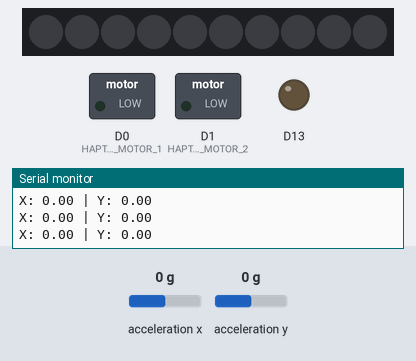
A sketch run on a simulated Adafruit Circuit Playground Express. On the bench: 10 RGB LEDs in strip order, left to right, switched loads named in the sketch (green lamp = pin HIGH), output pins drawn as LEDs (lit = HIGH), the last lines printed to the serial monitor. The test bench sets the inputs (shaded band); at power-on: acceleration x 0 g, acceleration y 0 g. Dim RGB values are drawn brighter than linear.

Above: at 1.2 s.
1.3 s: acceleration x set to -1.4 g
At 2.3 s:
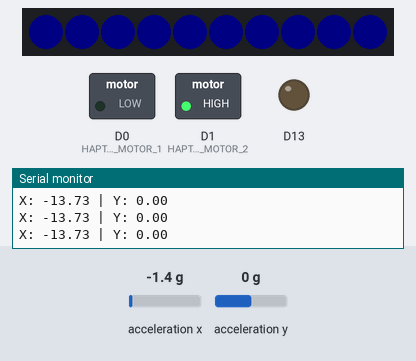
2.8 s: acceleration x set to -0.8 g
At 3.9 s:
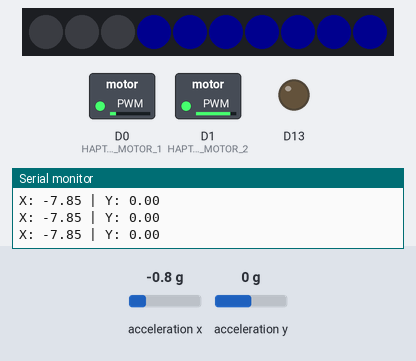
4.3 s: acceleration y set to -1.4 g
At 5.4 s:
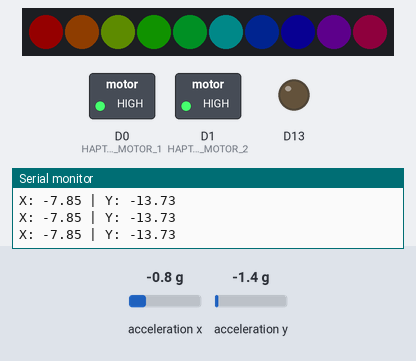
5.8 s: acceleration x set to 1.4 g
At 7.0 s:
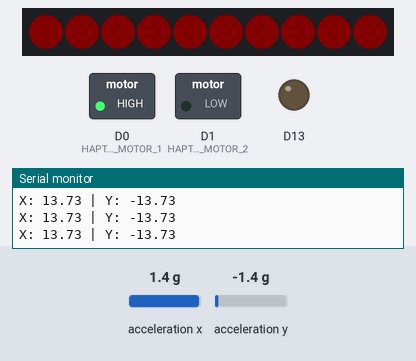
7.3 s: acceleration x set to 0 g
At 7.7 s:
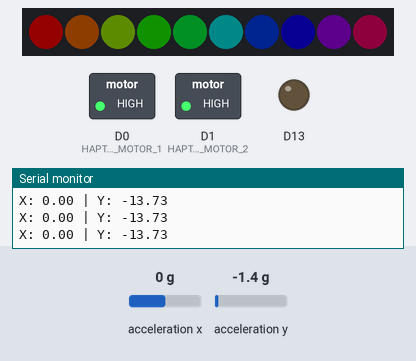
8.8 s: acceleration y set to -0.8 g
At 9.3 s:
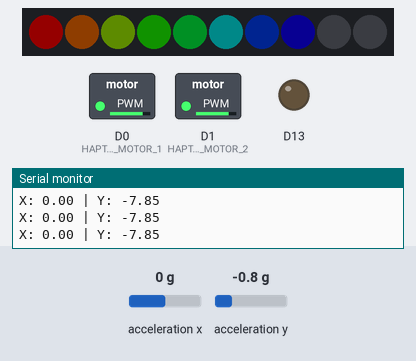
Timing chart, 0 to 11.3 s (numbered marks = the images above; inputs shaded):
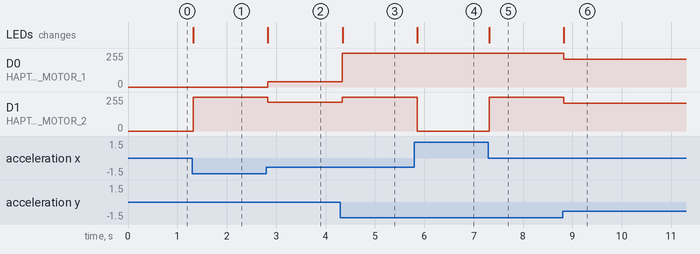

The sketch:

Familiar_Sensations_with_neopixel.ino
```cpp
#include <Adafruit_CircuitPlayground.h>

#define HAPTIC_MOTOR_1 0  // Pin 0 for Motor 1
#define HAPTIC_MOTOR_2 1  // Pin 1 for Motor 2

void setup() {
  // Initialize Circuit Playground
  CircuitPlayground.begin();

  // Set motor pins as outputs
  pinMode(HAPTIC_MOTOR_1, OUTPUT);
  pinMode(HAPTIC_MOTOR_2, OUTPUT);

  // Start Serial Communication for debugging
  Serial.begin(9600);
}

void loop() {
  // Read accelerometer data
  float x = CircuitPlayground.motionX();  // Left/Right
  float y = CircuitPlayground.motionY();  // Up/Down

  // Map motion values to intensity (0 to 255)
  int intensityX = map(abs(x), 0, 10, 0, 255);  // Left/Right motion intensity
  int intensityY = map(abs(y), 0, 10, 0, 255);  // Up/Down motion intensity

  // Threshold for activation
  int threshold = 50;

  if (intensityX > threshold || intensityY > threshold) {
    if (abs(y) > abs(x)) {
      // Up/Down motion: Both motors vibrate strongly
      int dynamicIntensity = map(abs(y), 0, 10, 100, 255);  // Adjust range for smoother vibrations
      analogWrite(HAPTIC_MOTOR_1, dynamicIntensity);
      analogWrite(HAPTIC_MOTOR_2, dynamicIntensity);

      // Light NeoPixels from bottom to top
      setNeoPixelsForUpDown(dynamicIntensity);
    } else {
      // Left/Right motion: Vary motor intensities for spatial effect
      int motor1Intensity = map(x, -10, 10, 0, 255);  // Left is weak, Right is strong
      int motor2Intensity = map(x, -10, 10, 255, 0);  // Right is weak, Left is strong
      analogWrite(HAPTIC_MOTOR_1, constrain(motor1Intensity, 0, 255));
      analogWrite(HAPTIC_MOTOR_2, constrain(motor2Intensity, 0, 255));

      // Light NeoPixels left-to-right or right-to-left
      setNeoPixelsForLeftRight(x);
    }
  } else {
    // Stop vibrations if no significant motion is detected
    analogWrite(HAPTIC_MOTOR_1, 0);
    analogWrite(HAPTIC_MOTOR_2, 0);

    // Turn off NeoPixels
    CircuitPlayground.clearPixels();
  }

  // Debugging: Print accelerometer data
  Serial.print("X: ");
  Serial.print(x);
  Serial.print(" | Y: ");
  Serial.print(y);
  Serial.println();

  delay(50);  // Small delay for smooth response
}

// Function to light NeoPixels for Up/Down motion
void setNeoPixelsForUpDown(int intensity) {
  int numPixels = map(intensity, 0, 255, 0, 10);  // Map intensity to NeoPixels
  for (int i = 0; i < 10; i++) {
    if (i < numPixels) {
      CircuitPlayground.setPixelColor(i, CircuitPlayground.colorWheel(map(i, 0, 10, 0, 255)));
    } else {
      CircuitPlayground.setPixelColor(i, 0);  // Turn off the rest
    }
  }
}

// Function to light NeoPixels for Left/Right motion
void setNeoPixelsForLeftRight(float x) {
  int direction = x > 0 ? 1 : -1;  // Determine direction
  int intensity = map(abs(x), 0, 10, 0, 255);  // Map intensity
  int numPixels = map(abs(x), 0, 10, 0, 10);   // Determine how many NeoPixels to light

  for (int i = 0; i < 10; i++) {
    if (direction > 0 && i < numPixels) {
      CircuitPlayground.setPixelColor(i, intensity, 0, 0);  // Red for right
    } else if (direction < 0 && i >= (10 - numPixels)) {
      CircuitPlayground.setPixelColor(i, 0, 0, intensity);  // Blue for left
    } else {
      CircuitPlayground.setPixelColor(i, 0);  // Turn off the rest
    }
  }
}
```

Measured:
- after the input at 1.3 s, D1 (HAPTIC_MOTOR_2): 0/255 → 255/255 at once; the LEDs: change at once (image 1)
- after the input at 2.8 s, D0 (HAPTIC_MOTOR_1): 0/255 → 38/255 at once; D1 (HAPTIC_MOTOR_2): 255/255 → 217/255 at once; the LEDs: change at once (image 2)
- after the input at 4.3 s, D0 (HAPTIC_MOTOR_1): 38/255 → 255/255 at once; D1 (HAPTIC_MOTOR_2): 217/255 → 255/255 at once; the LEDs: change after 0.05 s (image 3)
- after the input at 5.8 s, D1 (HAPTIC_MOTOR_2): 255/255 → 0/255 after 0.05 s; the LEDs: change after 0.06 s (image 4)
- after the input at 7.3 s, D1 (HAPTIC_MOTOR_2): 0/255 → 255/255 at once; the LEDs: change at once (image 5)
- after the input at 8.8 s, D0 (HAPTIC_MOTOR_1), D1 (HAPTIC_MOTOR_2): 255/255 → 208/255 at once; the LEDs: change at once (image 6)
